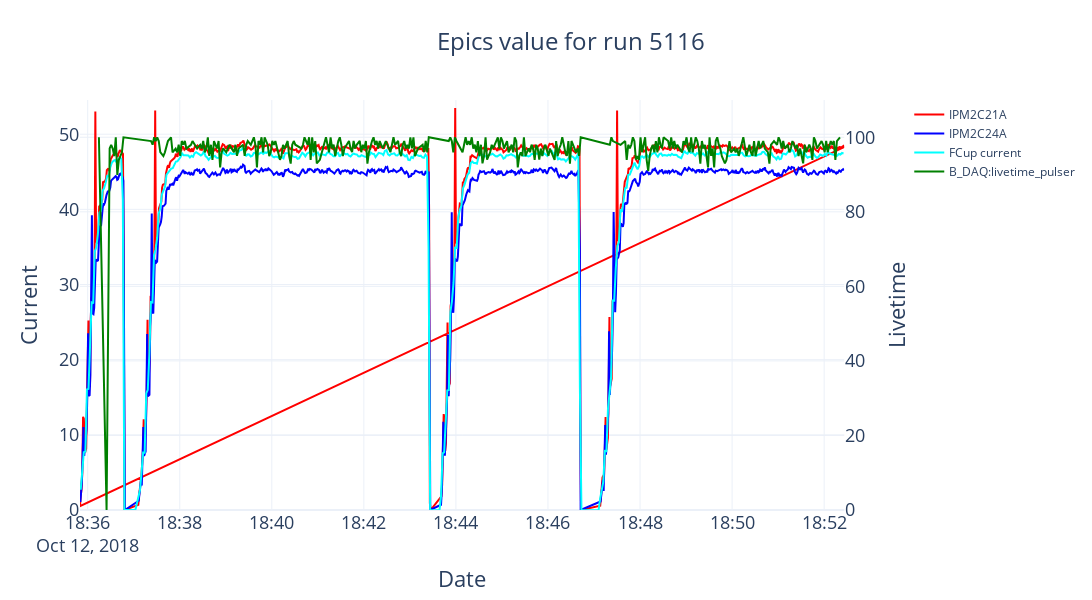

The notebook cell this image was saved under:
### Code cell
max_y_epics = np.max( [ipm2c21a["value"].max(), ipm2c24a["value"].max()])
fig = make_subplots(specs=[[{"secondary_y": True}]])
fig.update_layout(height=600, width=1200, 
                  title=go.layout.Title(text=f"Epics value for run {data.All_Runs.iloc[i_run].name}", xanchor="left", x=0.4),
                  titlefont=dict(size=24),)
plot_trace(ipm2c21a, name="IPM2C21A",color="red")
plot_trace(ipm2c24a,name="IPM2C24A",color="blue")
plot_trace(fcup_current,name="FCup current",color="aqua")
plot_trace(livetime_pulser,"B_DAQ:livetime_pulser",color="green", secondary_y=True)
plot_trace(livetime,"B_DAQ:livetime",color="limegreen", secondary_y=True)
fig.update_xaxes(title_text="Date", titlefont=dict(size=22), tickfont=dict(size=18))
fig.update_yaxes(title_text="Current", titlefont=dict(size=22),range=[0., max_y_epics*1.02], tickfont=dict(size=18))
fig.update_yaxes(title_text="Livetime", titlefont=dict(size=22),range=[0., 110.], tickfont=dict(size=18), secondary_y=True)
fig.show()

### Figure 1 — Plotly figure (JSON) as saved in the notebook; plotly's stock layout.template omitted (floating-point values rounded to 4 significant figures; data arrays with more than 128 entries replaced by an {"elided": "..."} marker saying what was removed)
{"data": [{"line": {"color": "red"}, "name": "IPM2C21A", "type": "scatter", "x": {"elided": "2295 str values"}, "xaxis": "x", "y": {"elided": "2295 float values"}, "yaxis": "y"}, {"line": {"color": "blue"}, "name": "IPM2C24A", "type": "scatter", "x": {"elided": "765 str values"}, "xaxis": "x", "y": {"elided": "765 float values"}, "yaxis": "y"}, {"line": {"color": "aqua"}, "name": "FCup current", "type": "scatter", "x": {"elided": "477 str values"}, "xaxis": "x", "y": {"elided": "477 float values"}, "yaxis": "y"}, {"line": {"color": "green"}, "name": "B_DAQ:livetime_pulser", "type": "scatter", "x": {"elided": "363 str values"}, "xaxis": "x", "y": {"elided": "363 float values"}, "yaxis": "y2"}], "layout": {"height": 600, "title": {"font": {"size": 24}, "text": "Epics value for run 5116", "x": 0.4, "xanchor": "left"}, "width": 1200, "xaxis": {"anchor": "y", "autorange": true, "domain": [0, 0.94], "range": ["2018-10-12 18:35:49.973", "2018-10-12 18:52:26.149"], "tickfont": {"size": 18}, "title": {"font": {"size": 22}, "text": "Date"}, "type": "date"}, "yaxis": {"anchor": "x", "domain": [0, 1], "range": [0, 54.55], "tickfont": {"size": 18}, "title": {"font": {"size": 22}, "text": "Current"}, "type": "linear"}, "yaxis2": {"anchor": "x", "overlaying": "y", "range": [0, 110], "side": "right", "tickfont": {"size": 18}, "title": {"font": {"size": 22}, "text": "Livetime"}, "type": "linear"}}}
